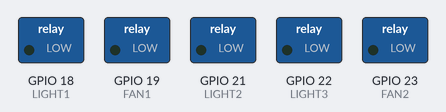
The sketch below on a simulated ESP32. Shown: switched loads named in the sketch (green lamp = pin HIGH).

Above: at 1.5 s.
At 4.5 s:
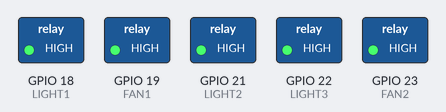
Timing chart, 0 to 7.8 s (numbered marks = the images above):
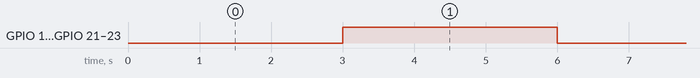

The sketch:

sketch.ino
```cpp
// GPIO Mapping
#define LIGHT1 18
#define LIGHT2 21
#define LIGHT3 22
#define FAN1   19
#define FAN2   23

void setup() {

  pinMode(LIGHT1, OUTPUT);
  pinMode(LIGHT2, OUTPUT);
  pinMode(LIGHT3, OUTPUT);
  pinMode(FAN1, OUTPUT);
  pinMode(FAN2, OUTPUT);

  // সব OFF
  digitalWrite(LIGHT1, HIGH);
  digitalWrite(LIGHT2, HIGH);
  digitalWrite(LIGHT3, HIGH);
  digitalWrite(FAN1, HIGH);
  digitalWrite(FAN2, HIGH);
}

void loop() {

  // সব ON
  digitalWrite(LIGHT1, LOW);
  digitalWrite(LIGHT2, LOW);
  digitalWrite(LIGHT3, LOW);
  digitalWrite(FAN1, LOW);
  digitalWrite(FAN2, LOW);

  delay(3000);

  // সব OFF
  digitalWrite(LIGHT1, HIGH);
  digitalWrite(LIGHT2, HIGH);
  digitalWrite(LIGHT3, HIGH);
  digitalWrite(FAN1, HIGH);
  digitalWrite(FAN2, HIGH);

  delay(3000);
}
```

Measured:
- by itself, GPIO 18 (LIGHT1), GPIO 19 (FAN1), GPIO 21 (LIGHT2), GPIO 22 (LIGHT3), GPIO 23 (FAN2): alternates HIGH for 3.0 s and LOW for 3.0 s
